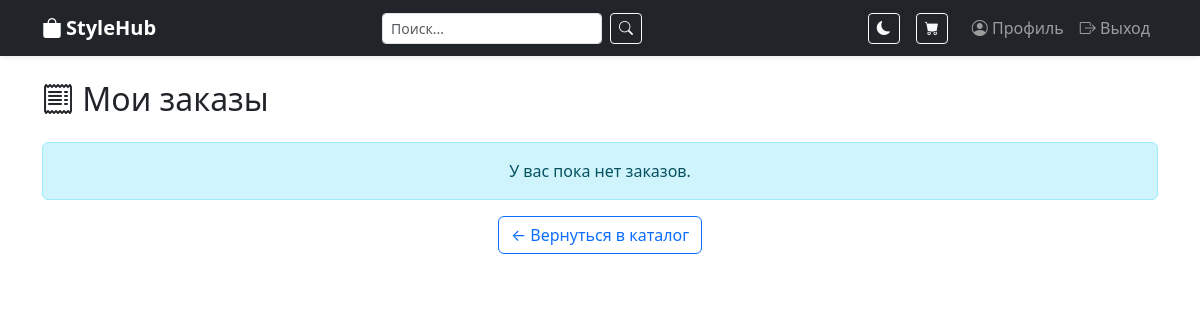
The page /orders/ (signed in) on the database as committed earlier.
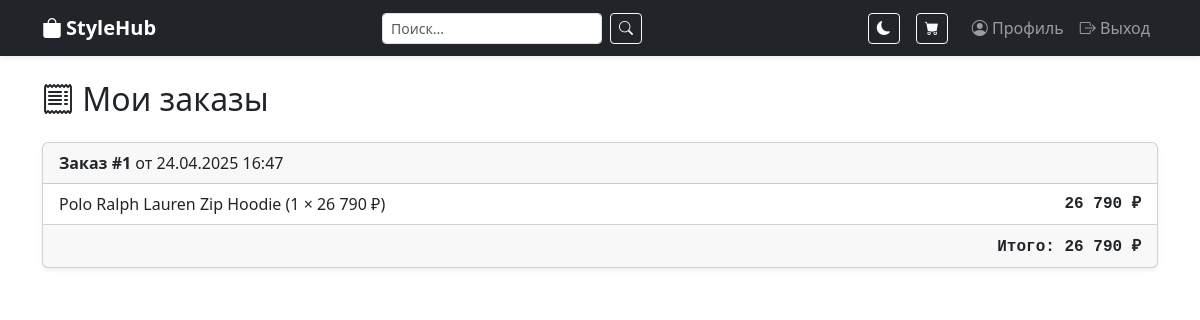
The same page on the database as committed later.
### main/models.py (models this page shows, shortened)
class Order(models.Model):
    user = models.ForeignKey(User, on_delete=models.CASCADE)
    created_at = models.DateTimeField(auto_now_add=True)
    name = models.CharField(max_length=100)
    phone = models.CharField(max_length=20)
    address = models.TextField()

class OrderItem(models.Model):
    order = models.ForeignKey(Order, on_delete=models.CASCADE, related_name='items')
    product = models.ForeignKey(Product, on_delete=models.CASCADE)
    price = models.DecimalField(max_digits=8, decimal_places=2)
    quantity = models.PositiveIntegerField(default=1)
    def get_cost(self):
        return self.price * self.quantity

class Product(models.Model):
    category = models.ForeignKey(Category, on_delete=models.CASCADE, related_name='products')
    name = models.CharField(max_length=100)
    description = models.TextField()
    price = models.DecimalField(max_digits=8, decimal_places=2)
    image = models.ImageField(upload_to='products/', blank=True, null=True)
    created_at = models.DateTimeField(auto_now_add=True)

### main/views.py (the view)
# urls.py: path('orders/', views.order_history, name='order_history'),
@login_required
def order_history(request):
    orders = Order.objects.filter(user=request.user).order_by('-created_at')
    for order in orders:
        order.total = sum(item.get_cost() for item in order.items.all())
    return render(request, 'main/order_history.html', {'orders': orders})

### main/templatetags/price_format.py (called while the page is built)
@register.filter
def nice_price(value):
    try:
        value = float(value)
        formatted = f"{value:,.2f}".replace(",", " ").rstrip('0').rstrip('.')
        return f"{formatted} ₽"
    except (ValueError, TypeError):
        return value

### main/templates/main/order_history.html
{% extends 'base.html' %}
{% load price_format %}
{% block content %}
<h2 class="mb-4"><i class="bi bi-receipt"></i> Мои заказы</h2>
{% if orders %}
  {% for order in orders %}
    <div class="card mb-4 shadow-sm">
      <div class="card-header">
        <strong>Заказ #{{ order.id }}</strong> от {{ order.created_at|date:"d.m.Y H:i" }}
      </div>
      <ul class="list-group list-group-flush">
        {% for item in order.items.all %}
          <li class="list-group-item d-flex justify-content-between align-items-center">
            {{ item.product.name }} ({{ item.quantity }} × {{ item.price|nice_price }})
            <span class="fw-bold text-end font-monospace">{{ item.get_cost|nice_price }}</span>
          </li>
        {% endfor %}
      </ul>
      <div class="card-footer text-end">
        <strong class="text-end font-monospace">Итого: {{ order.total|nice_price }}</strong>
      </div>
    </div>
  {% endfor %}
{% else %}
  <div class="alert alert-info text-center">У вас пока нет заказов.</div>
  <div class="text-center">
    <a href="{% url 'product_list' %}" class="btn btn-outline-primary">← Вернуться в каталог</a>
  </div>
{% endif %}
{% endblock %}

Rows that differ between the two databases and show on the page:
added Order: id "1", created_at "24.04.2025 16:47", total|nice_price "26 790 ₽"
added OrderItem: product.name "Polo Ralph Lauren Zip Hoodie", quantity "1", price|nice_price "26 790 ₽", get_cost|nice_price "26 790 ₽"
Other text that changed with them:
text no longer shown: "У вас пока нет заказов. ← Вернуться в каталог"
